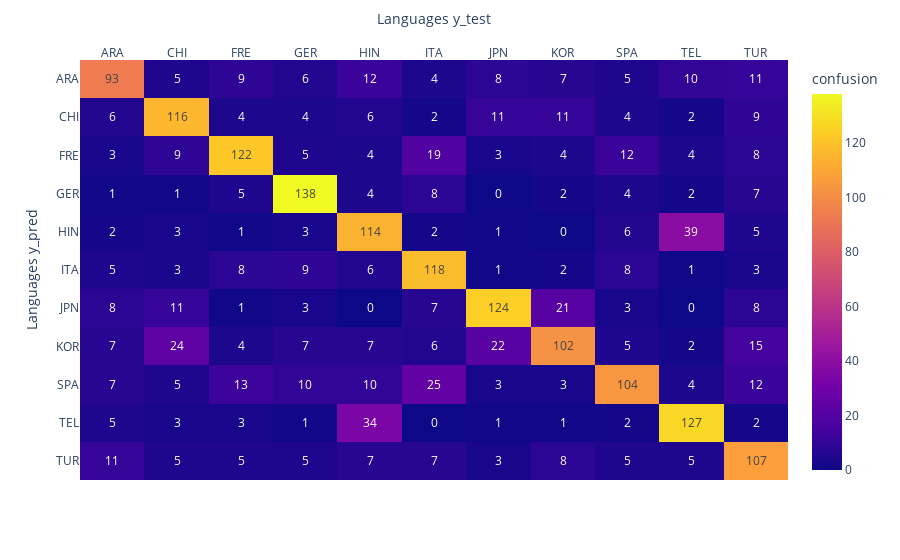

Here is the notebook cell this chart was saved with:
### Code cell
from sklearn.linear_model import LogisticRegression
from sklearn.model_selection import train_test_split

X = df['cleaned_text_all_sw'].values.tolist()
y = df['category'].values.tolist()

X_train, X_test, y_train, y_test = train_test_split(X, y, test_size=0.2, random_state=42)
logisticRegr = LogisticRegression()
tf_X_train = tf.transform(X_train)
tf_X_test = tf.transform(X_test)
logisticRegr.fit(tf_X_train, train_category)
logisticRegr_predict = logisticRegr.predict(tf_X_test)
print(len(logisticRegr_predict))

print("Score logistic regression with TF-IDF after cleaning all stop words :", logisticRegr.score(tf_X_test, test_category))
evaluation(test_category, logisticRegr_predict)

### Figure 1 — Plotly figure (JSON) as saved in the notebook; plotly's stock layout.template omitted (floating-point values rounded to 4 significant figures)
{"data": [{"coloraxis": "coloraxis", "hovertemplate": "Languages y_test: %{x}<br>Languages y_pred: %{y}<br>confusion: %{z}<extra></extra>", "name": "0", "texttemplate": "%{z}", "type": "heatmap", "x": ["ARA", "CHI", "FRE", "GER", "HIN", "ITA", "JPN", "KOR", "SPA", "TEL", "TUR"], "xaxis": "x", "y": ["ARA", "CHI", "FRE", "GER", "HIN", "ITA", "JPN", "KOR", "SPA", "TEL", "TUR"], "yaxis": "y", "z": [[93, 5, 9, 6, 12, 4, 8, 7, 5, 10, 11], [6, 116, 4, 4, 6, 2, 11, 11, 4, 2, 9], [3, 9, 122, 5, 4, 19, 3, 4, 12, 4, 8], [1, 1, 5, 138, 4, 8, 0, 2, 4, 2, 7], [2, 3, 1, 3, 114, 2, 1, 0, 6, 39, 5], [5, 3, 8, 9, 6, 118, 1, 2, 8, 1, 3], [8, 11, 1, 3, 0, 7, 124, 21, 3, 0, 8], [7, 24, 4, 7, 7, 6, 22, 102, 5, 2, 15], [7, 5, 13, 10, 10, 25, 3, 3, 104, 4, 12], [5, 3, 3, 1, 34, 0, 1, 1, 2, 127, 2], [11, 5, 5, 5, 7, 7, 3, 8, 5, 5, 107]]}], "layout": {"coloraxis": {"colorbar": {"title": {"text": "confusion"}}, "colorscale": [[0, "#0d0887"], [0.1111, "#46039f"], [0.2222, "#7201a8"], [0.3333, "#9c179e"], [0.4444, "#bd3786"], [0.5556, "#d8576b"], [0.6667, "#ed7953"], [0.7778, "#fb9f3a"], [0.8889, "#fdca26"], [1, "#f0f921"]]}, "margin": {"t": 60}, "xaxis": {"anchor": "y", "domain": [0, 1], "side": "top", "title": {"text": "Languages y_test"}}, "yaxis": {"anchor": "x", "autorange": "reversed", "domain": [0, 1], "title": {"text": "Languages y_pred"}}}}
